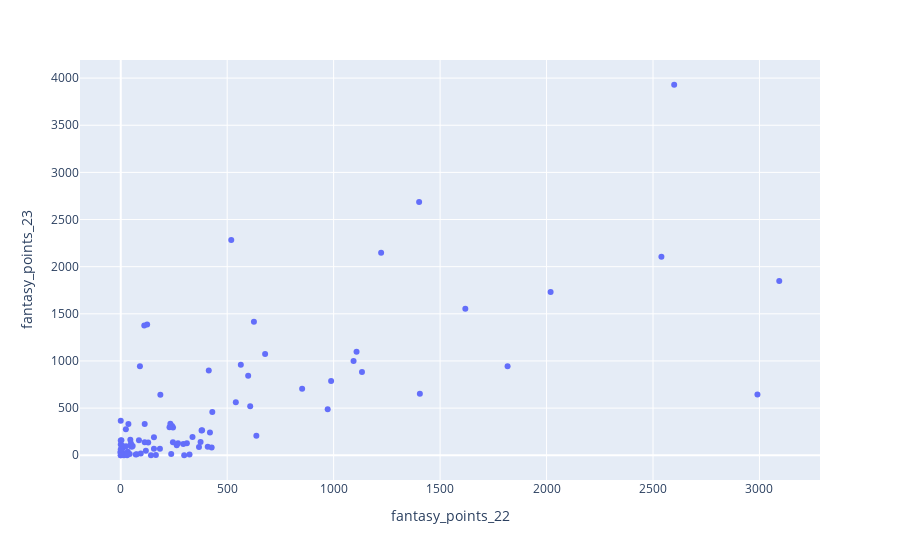

Source (notebook cell):
### Code cell
px.scatter(players_24, x='fantasy_points_22', y='fantasy_points_23', hover_name='Player')

### Figure 1 — Plotly figure (JSON) as saved in the notebook; plotly's stock layout.template omitted (floating-point values rounded to 4 significant figures)
{"data": [{"hovertemplate": "<b>%{hovertext}</b><br><br>fantasy_points_22=%{x}<br>fantasy_points_23=%{y}<extra></extra>", "hovertext": ["Aaron Gossage", "Adam Hammes", "Aidan Scott", "AJ Carey", "Albert Tamm", "Alden Harris", "Andrew Fish", "Andrew Marwede", "Andrew Presnell", "Anthony Barela", "Austin Hannum", "Austin Turner", "Benjamin Callaway", "Bradley Williams", "Braeden Sides", "Brodie Smith", "Calvin Heimburg", "Carter Ahrens", "Casey White", "Chandler Fry", "Chandler Kramer", "Chris Clemons", "Chris Dickerson", "Clay Edwards", "Cole Redalen", "Colten Montgomery", "Connor OReilly", "Connor Rock", "Corey Ellis", "Drew Gibson", "Eagle McMahon", "Emerson Keith", "Eric Oakley", "Evan Scott", "Evan Smith", "Ezra Aderhold", "Ezra Robinson", "Gannon Buhr", "Garrett Gurthie", "Gavin Babcock", "Gavin Rathbun", "Grady Shue", "Gregg Barsby", "Isaac Robinson", "Jake Hebenheimer", "Jake Monn", "Jake Wolff", "Jakub Semerád", "James Conrad", "James Proctor", "Jeremy Koling", "Jesse Nieminen", "Joel Freeman", "Joona Heinänen", "Joseph Anderson", "Kevin Jones", "Kevin Kiefer", "Kyle Klein", "Lauri Lehtinen", "Linus Carlsson", "Luke Humphries", "Luke Samson", "Luke Taylor", "Mason Ford", "Mason Marchbanks", "Matt Bell", "Matt Orum", "Nate Hecker", "Nate Sexton", "Nathan Queen", "Nikko Locastro", "Niklas Anttila", "Parker Welck", "Paul Krans", "Paul McBeth", "Paul Oman", "Paul Ulibarri", "Randon Latta", "Raven Newsom", "Ricky Wysocki", "Robert Burridge", "Silas Schultz", "Silver Lätt", "Simon Lizotte", "Sullivan Tipton", "Thomas Gilbert", "Tim Barham", "Tristan Tanner", "Tuomas Hyytiäinen", "Ty Love", "Väinö Mäkelä", "Zach Arlinghaus"], "legendgroup": "", "marker": {"color": "#636efa", "symbol": "circle"}, "mode": "markers", "name": "", "orientation": "v", "showlegend": false, "type": "scatter", "x": [1108.0, 678, 0, 30, 294, 413.5, 15, 245.5, 241, 625.5, 184, 24, 186, 598.5, 0, 375, 2600.0, 0, 129, 237, 310.5, 972, 1817, 15, 124, 75, 142, 0, 1094.0, 637, 519, 540.5, 112.5, 10, 233, 564, 90, 2540.0, 382, 379.5, 269, 0, 419, 1402.0, 337, 70.5, 0, 45, 852, 110.5, 263, 165, 1405, 85.5, 6, 1133, 48, 1223, 156, 298, 427, 94, 56, 430, 0, 156, 1618.0, 8, 367.5, 42, 229, 988, 0, 0, 2990.0, 52, 112.5, 118, 33, 3093, 245, 36, 0, 2019, 48, 323, 30, 408.5, 0, 25, 608, 3], "xaxis": "x", "y": [1096.0, 1074.0, 157.5, 0, 119.5, 899, 22, 295.5, 310, 1416, 68, 276, 641.5, 842, 0, 140, 3930.0, 33, 135, 12, 128, 488, 944, 0, 1388, 10, 0, 40, 999, 207, 2282, 562.5, 139, 76.5, 335, 960.5, 943.5, 2104, 265, 262.5, 126, 39, 241, 2686.0, 194, 8, 0, 164, 706, 1376.0, 105, 1.5, 651.5, 160, 97.5, 882, 97, 2148.0, 69, 0, 81, 18, 98, 459.5, 114, 191, 1554.0, 97, 87, 12, 296, 788.5, 367, 27, 645, 90, 332, 48, 36, 1849, 137, 330.5, 21, 1730.0, 124, 9, 12, 90, 63, 96, 520.5, 159], "yaxis": "y"}], "layout": {"legend": {"tracegroupgap": 0}, "margin": {"t": 60}, "xaxis": {"anchor": "y", "domain": [0, 1], "title": {"text": "fantasy_points_22"}}, "yaxis": {"anchor": "x", "domain": [0, 1], "title": {"text": "fantasy_points_23"}}}}
